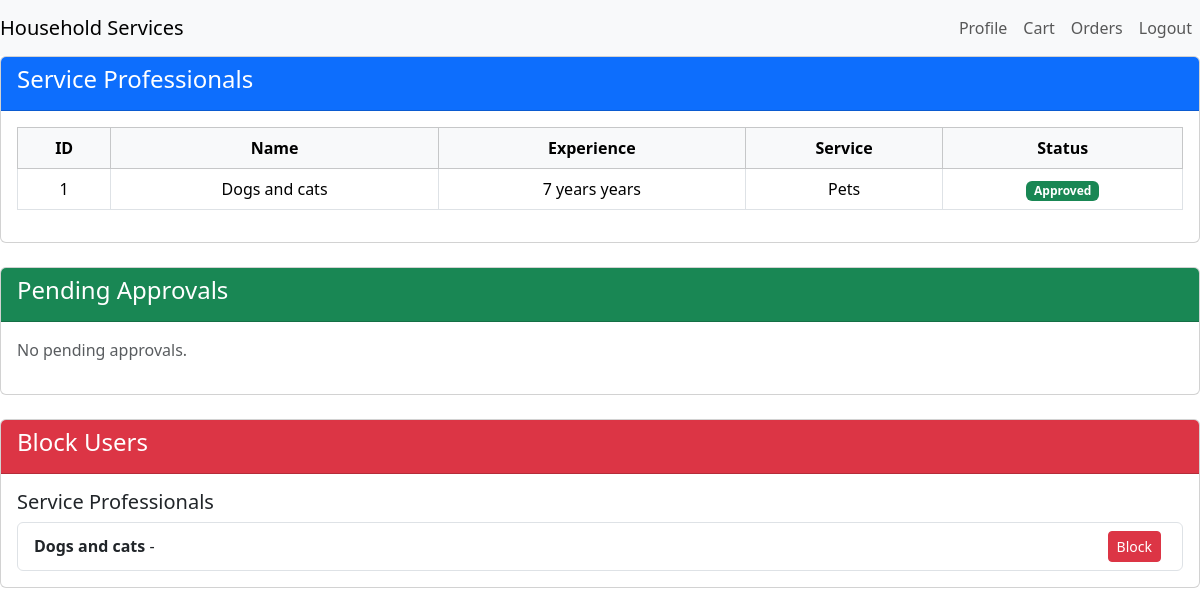
/admin/Professionals (signed in), run on an earlier commit of the app's database.
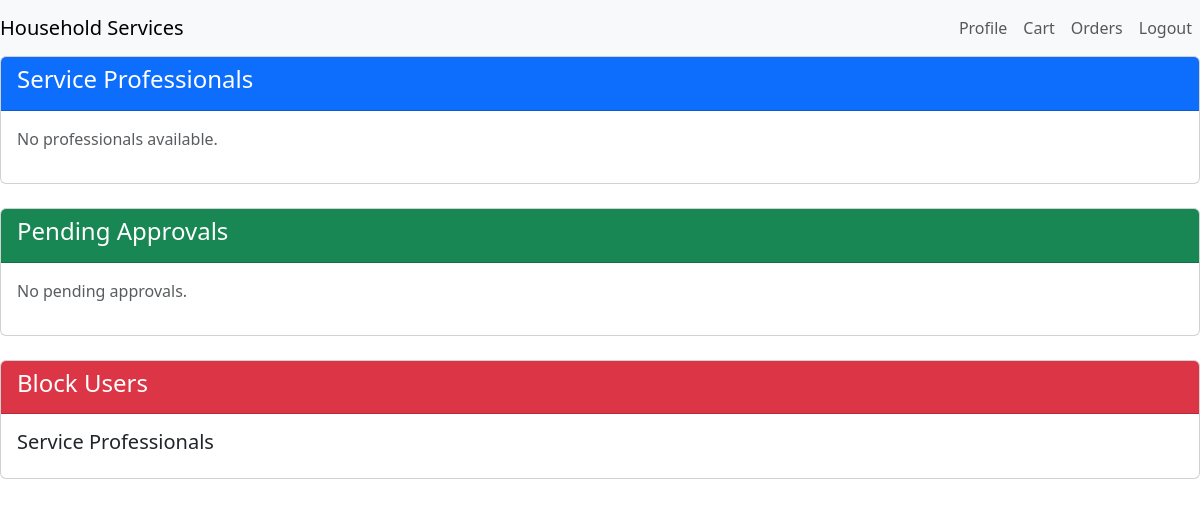
And on a later commit of the database.
### models.py (models this page shows, shortened)
class Professional(db.Model):
    id = db.Column(db.Integer, primary_key=True)
    name = db.Column(db.String(84), nullable=False)
    Email_id = db.Column(db.String(32), unique=True, nullable=False)
    passhash = db.Column(db.String(128), nullable=False)
    description = db.Column(db.String(128), nullable=True)
    service_type = db.Column(db.String(128))
    address = db.Column(db.String(32))
    Pin_Code = db.Column(db.String(8))
    experience = db.Column(db.String(8))
    category_id = db.Column(db.Integer, db.ForeignKey('category.id'), nullable=False)
    status = db.Column(db.String(16), nullable=False, default='pending')
    role = db.Column(db.String(16), nullable=False, default='service_professional')
    category = db.relationship('Category', backref='professionals', lazy=True)
    date_created = db.Column(db.DateTime, nullable=False, default=datetime.utcnow)
    document = db.Column(db.String(256), nullable=True)  # New column to store document path

### routes.py (the view)
@app.route('/admin/Professionals',methods=['GET', 'POST'])
@auth_required
def AdminProfessional():
    services = Service.query.all()
    user = Customer.query.get(session['user_id'])
    professionals = Professional.query.filter_by(status='pending').all()
    professionals = Professional.query.all()
    return render_template('adminProfessionalHandling.html',user = user , services=services, professionals=professionals)

### routes.py (called while the page is built)
def auth_required(fnc):
    @wraps(fnc)  # Preserve the original function's metadata
    def inner(*args, **kwargs):
        if 'user_id' in session:
            return fnc(*args, **kwargs)
        if request.endpoint == 'Login' or request.endpoint == 'Register':
            return fnc(*args, **kwargs)
        flash('Please login to continue', 'warning')
        return redirect(url_for('Login'))
    return inner

### templates/AdminProfessionalHandling.html (shortened to what this page needs)
{% extends 'layout.html' %}
{% block content %}
<div class="card mb-4">
    <div class="card-header bg-primary text-white">
        <h4>Service Professionals</h4>
    </div>
    <div class="card-body">
        {% if professionals %}
        <table class="table table-bordered">
            <thead class="table-light">
                <tr>
                    <th>ID</th>
                    <th>Name</th>
                    <th>Experience</th>
                    <th>Service</th>
                    <th>Status</th>
                </tr>
            </thead>
            <tbody>
                {% for professional in professionals %}
                <tr>
                    <td>{{ professional.id }}</td>
                    <td>{{ professional.name }}</td>
                    <td>{{ professional.experience }} years</td>
                    <td>{{ professional.service_type }}</td>
                    <td>
                        {% if professional.status == 'approved' %}
                            <span class="badge bg-success">Approved</span>
                        {% elif professional.status == 'rejected' %}
                            <span class="badge bg-danger">Rejected</span>
                        {% else %}
                            <span class="badge bg-warning text-dark">Pending</span>
                        {% endif %}
                    </td>
                </tr>
                {% endfor %}
            </tbody>
        </table>
        {% else %}
        <p class="text-muted">No professionals available.</p>
        {% endif %}
    </div>
</div>
    <div class="card mb-4">
        <div class="card-header bg-success text-white">
            <h4>Pending Approvals</h4>
        </div>
        <div class="card-body">
            {% set pending_professionals = professionals | selectattr('status', 'equalto', 'pending') | list %}
            {% if pending_professionals %}
            <ul class="list-group">
                {% for professional in pending_professionals %}
                <li class="list-group-item d-flex justify-content-between align-items-center">
                    <div>
                        <strong>{{ professional.name }}</strong> - {{ professional.email }}
                        {% if professional.document %}
                            <br>
                            <a href="{{ url_for('uploads', filename=professional.document) }}" target="_blank" class="text-primary">View Document</a>
                        {% else %}
                            <span class="text-muted">No document uploaded</span>
                        {% endif %}
                    </div>
                    <div class="d-flex">
                        <form method="POST" action="{{ url_for('approve_professional', professional_id=professional.id) }}">
                            <button type="submit" class="btn btn-success btn-sm mr-2">Approve</button>
                        </form>
                        <form method="POST" action="{{ url_for('reject_professional', professional_id=professional.id) }}">
                            <button type="submit" class="btn btn-danger btn-sm">Reject</button>
                        </form>
                        <form method="POST" action="{{ url_for('delete_professional', professional_id=professional.id) }}" style="display:inline;">
                            <button type="submit" class="btn btn-danger btn-sm">Delete</button>
                        </form>
                    </div>
                </li>
                {% endfor %}
            </ul>
            {% else %}
            <p class="text-muted">No pending approvals.</p>
            {% endif %}
        </div>
    </div>
    <div class="card">
        <div class="card-header bg-danger text-white">
            <h4>Block Users</h4>
        </div>
        <div class="card-body">
    <h5>Service Professionals</h5>
    <ul class="list-group">
        {% for professional in professionals %}
        <li class="list-group-item d-flex justify-content-between align-items-center">
            <div>
                <strong>{{ professional.name }}</strong> -
            </div>
            <div>
                {% if not professional.is_blocked %}
                <form method="POST" action="{{ url_for('block_user', user_type='professional', user_id=professional.id) }}" class="d-inline">
                    <button type="submit" class="btn btn-danger btn-sm">Block</button>
                </form>
                {% else %}
                <span class="badge bg-secondary">Blocked</span>
                {% endif %}
            </div>
        </li>
        {% endfor %}
    </ul>
</div>
</div>
{% endblock %}

### templates/layout.html (shortened to what this page needs)
<!DOCTYPE html>
<html lang="en">
<head>
    <link href="https://cdn.jsdelivr.net/npm/bootstrap@5.3.3/dist/css/bootstrap.min.css" rel="stylesheet"
>
</head>
<body>
    {% include 'navB.html' %}
    {% block content %}
    {% endblock %}
</body>
</html>

### templates/NavB.html (shortened to what this page needs)
<nav class="navbar navbar-expand-lg navbar-light bg-light">
    <a class="navbar-brand" href="{{ url_for('home') }}">Household Services</a>
    <div class="collapse navbar-collapse" id="navbarNav">
        <ul class="navbar-nav ms-auto">
            {% if user %}
    {% if user.admin %}
        <li class="nav-item">
            <a class="nav-link" href="{{ url_for('summary') }}">Summary</a>
        </li>
        <li class="nav-item">
            <a class="nav-link" href="{{ url_for('profile') }}">Profile</a>
        </li>
        <li class="nav-item">
            <a class="nav-link" href="{{ url_for('Logout') }}">Logout</a>
        </li>
    {% elif user.role == 'customer' %}
        <li class="nav-item">
            <a class="nav-link" href="{{ url_for('profile') }}">Profile</a>
        </li>
        <li class="nav-item">
            <a href="{{ url_for('cart') }}" class="nav-link">Cart</a>
        </li>
        <li class="nav-item">
            <a href="{{ url_for('orders') }}" class="nav-link">Orders</a>
        </li>
        <li class="nav-item">
            <a class="nav-link" href="{{ url_for('Logout') }}">Logout</a>
        </li>
    {% endif %}
{% endif %}
        </ul>
    </div>
</nav>

### templates/AdminProfessionalHandling.html (style rules this page uses)
.card-header { font-weight: bold; }

What changed in the data, as far as the page shows it:
removed Professional: id "1", name "Dogs and cats", experience "7 years", service_type "Pets", status "Approved"
Also different on the page:
text no longer shown: "ID Name Experience Service Status"
text now shown: "No professionals available."
